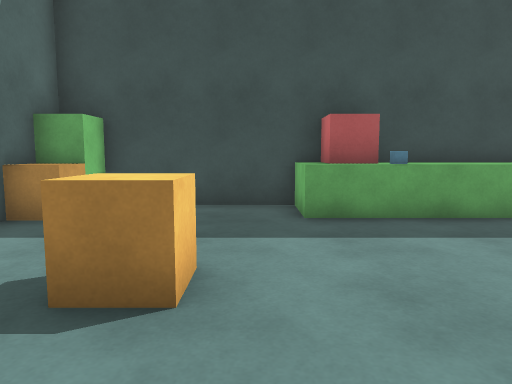
view 1 (above)

12 first-person views from a walk through a Unity game level. The camera is 1.2 m above the floor, tilts 6° down and sees 70° across. The floor is counted in squares, 1 m on a side. Each view is taken from the middle of a square. On the plan, view 1 faces up. The plan holds only what a view shows up to about 15 squares ahead; the rest is blank. The player character is not drawn.

view 2
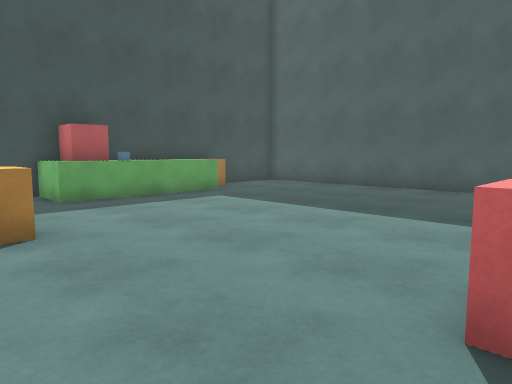

view 3
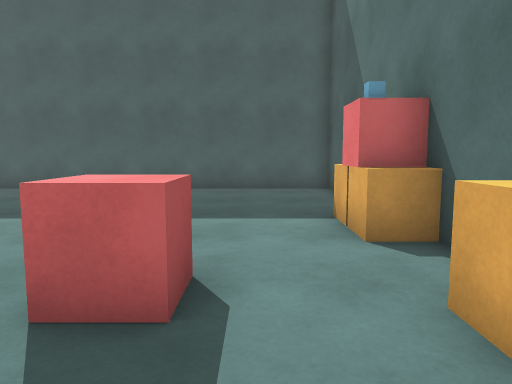

view 4
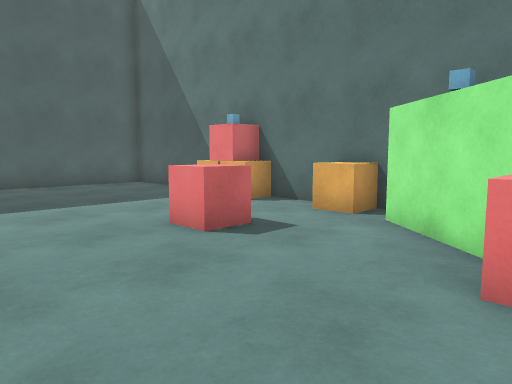

view 5
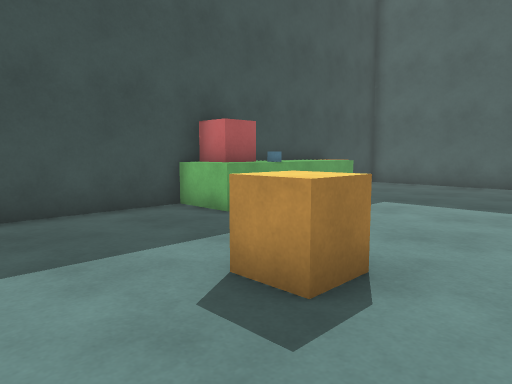

view 6
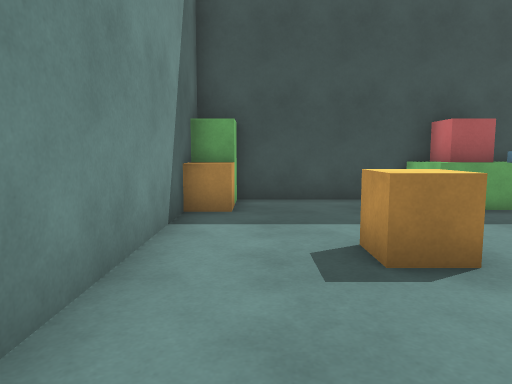

view 7
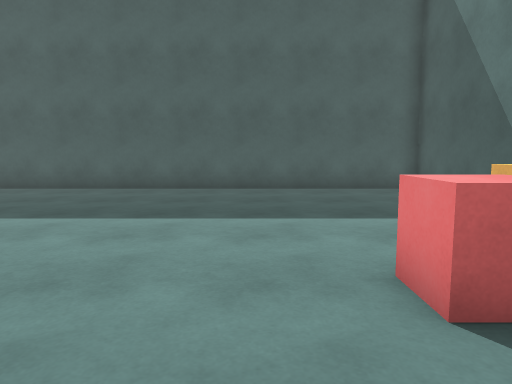

view 8
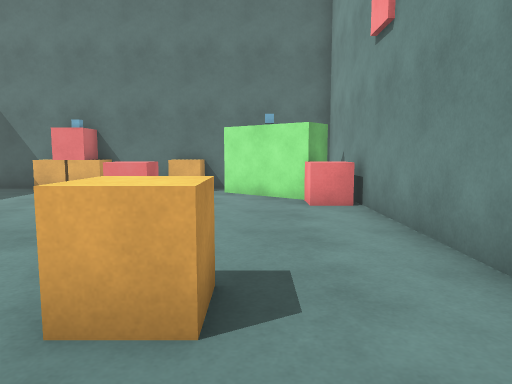

view 9
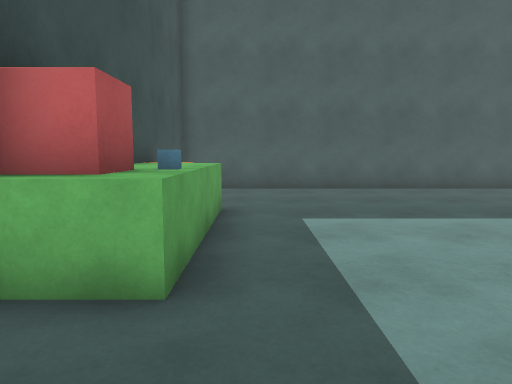

view 10
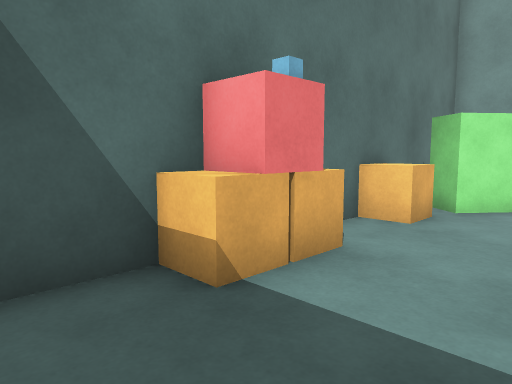

view 11
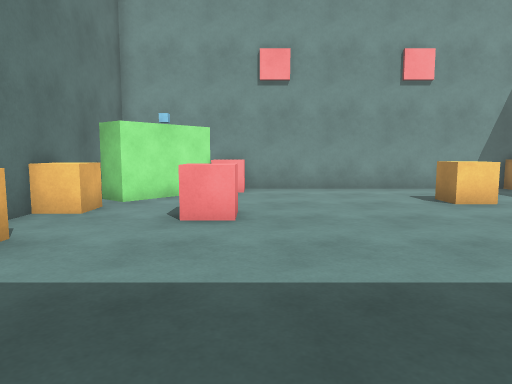

view 12
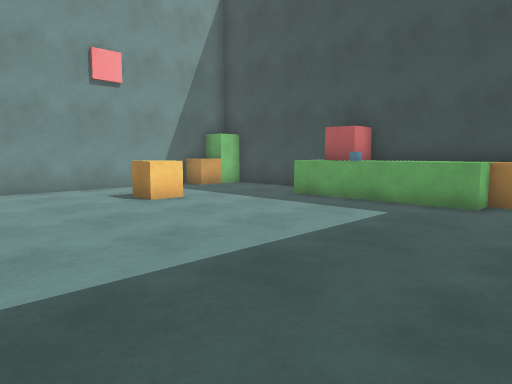

### Floor plan
Points are (right, up) in squares from view 1. A wall is a line through its corners. A room is listed if a view was taken in it or the views show most of it. See-through windows are left out.
Room 1 (views 1, 2, 3, 4, 5, 6, 7, 8, 9, 10, 11, 12)
walls: (-4, -4.2) (-3.3, -3.4) (-1, -5.3) (-1.7, -6.1); (-2.9, -6.5) (10.5, -6.5) (10.5, 8.5) (-3.5, 8.5); (-4.5, 7.5) (-4.5, -5.9)
low walls: (1.6, 6.7) (0.9, 6.7) (0.9, 8.5); (5.9, 7.5) (5.9, 6.7) (3.4, 6.7)
objects: red cube (-4, -3) to (-3, -3); orange cube (-4, 7); green block (-4, 8); orange cube (-1, 3) to (-1, 4); orange cube (0, -6) to (1, -6); red cube (1, -3); red cube (2, 7) to (2, 8); orange cube (3, -6); cube (3, 7); orange cube (4, -6) to (5, -6); orange cube (6, 8) to (7, 8)

Positions as (right, up) in squares from view 1, and headings:
1: (0, 0), facing up
2: (-2, -3), facing up-right
3: (-2, -4), facing right
4: (-4, 1), facing down-right
5: (-4, 1), facing up-right
6: (-3, -1), facing up
7: (-2, -1), facing right
8: (-2, 6), facing down
9: (-2, 6), facing right
10: (7, -3), facing down-left
11: (8, -2), facing left
12: (8, -2), facing up-left
